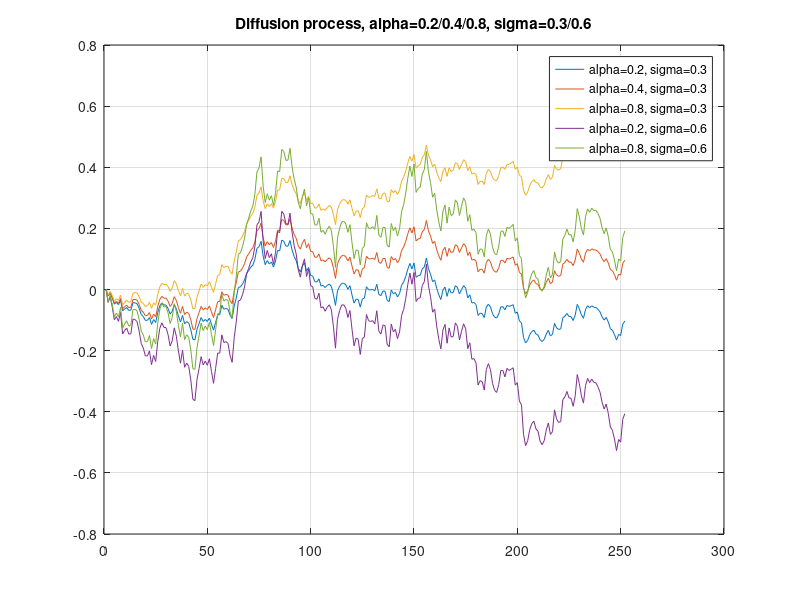
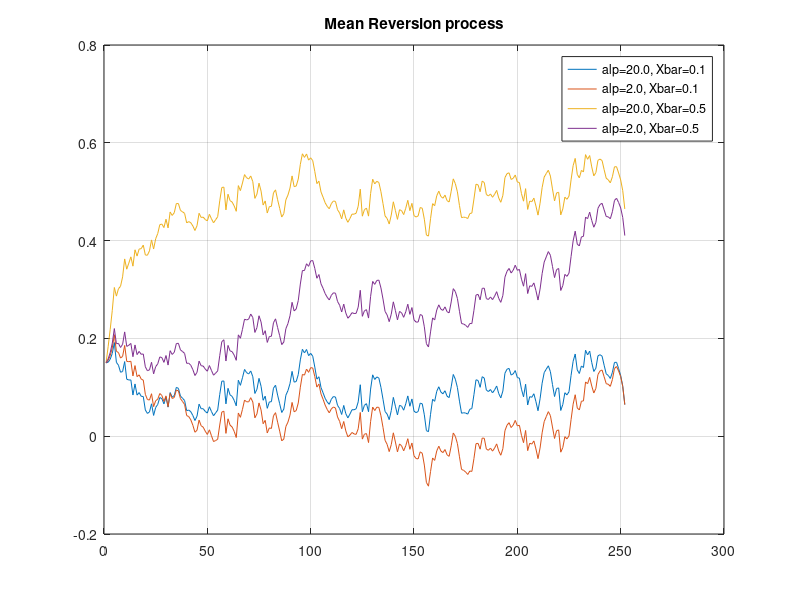

Write the MATLAB code that produced these figures, in order.
% SDE=stochastic differential equation??????
% Simulation of diffusion process; BM = Brown Motion
%%%%%%%%%%%%%%%%%%%%%%%%%%%%%%%%%%%%%%%%%
close all;
clear all;

nt=21*12; % 21 days per month, 12 months per year
Xt=zeros(nt,1); % vector
Xt2=zeros(nt,1)
Xt3=zeros(nt,1)
Xt4=zeros(nt,1)
Xt5=zeros(nt,1)
dt=1/nt;

%%%%%%%%%%%%%%
% (1) dX(t)=alp*dt+sig*dB(t) 
% alpha (alike mu), 
% dt (time-difference), 
% sig (sigma), dB(t): Brown motion, 
% dX(t) = difference of the value function, X(t). 
%%%%%%%%%%%%%%%

Xt(1)=0;
Xt2(1)=0;
Xt3(1)=0;
alp=0.2;
sig=0.3;

rng(123456789,'twister');
for t=2:nt
	dB=dt^0.5*randn(1);
	Xt(t)=Xt(t-1)+alp*dt+sig*dB; % alp=0.2, sig=0.3
    Xt2(t)=Xt2(t-1) + alp*2*dt+sig*dB; % alp=0.4, sig=0.3
    Xt3(t)=Xt3(t-1) + alp*4*dt+sig*dB; % alp=0.8, sig=0.3
    Xt4(t)=Xt4(t-1) + alp*dt+sig*2*dB; % alp=0.2, sig=0.6
    Xt5(t)=Xt5(t-1) + alp*4*dt+sig*2*dB; % alp=0.8, sig=0.6
end

figure(1);
plot(Xt);grid on;
title('Diffusion process, alpha=0.2/0.4/0.8, sigma=0.3/0.6');
hold on;
plot(Xt2);
plot(Xt3); 
plot(Xt4);
plot(Xt5);

legend('alpha=0.2, sigma=0.3', 'alpha=0.4, sigma=0.3',  ...
    'alpha=0.8, sigma=0.3', 'alpha=0.2, sigma=0.6', ...
    'alpha=0.8, sigma=0.6')

disp('Type any key to continue!');
pause; 
%return;


%%%%%%%%%%%%%%%%%%%%%%%%%%%%%%%%%%%%%
% (2) Mean-reversion process;
%  dX(t)=alp*(Xbar-X(t))dt+sig*dB(t)
%%%%%%%%%%%%%%%%%%%%%%%%%%%%%%%%%%%%%%

% In finance, mean reversion is the assumption that:
% a stock's price will tend to move to the average price over time.
Xt(1)= 0.15;
Xt2(1) = 0.15;
Xt3(1) = 0.15;
Xt4(1) = 0.15;
alp  = [20.0 2.0]; % strength of mean-reversion, 2.0
Xbar = [0.1 0.5];% long-run mean, pre-given
sig  = 0.3;

%rng(123456789,'twister');
for t=2:nt
	dB=dt^0.5*randn(1);
%	Xt(t)=Xt(t-1)+...;%<========== 1?s programming
    Xt(t)=Xt(t-1)+alp(1)*(Xbar(1)-Xt(t-1))*dt + sig*dB; % 20.0, 0.1
    Xt2(t)=Xt2(t-1)+alp(2)*(Xbar(1)-Xt2(t-1))*dt + sig*dB; % 2.0, 0.1
    Xt3(t)=Xt3(t-1)+alp(1)*(Xbar(2)-Xt3(t-1))*dt + sig*dB; % 20.0, 0.5
    Xt4(t)=Xt4(t-1)+alp(2)*(Xbar(2)-Xt4(t-1))*dt + sig*dB; % 2.0, 0.5
	%Xt(t)=Xt(t-1);
end

figure(2);
plot(Xt);hold on;
plot(Xt2);plot(Xt3);plot(Xt4);
grid on;title('Mean Reversion process');
legend('alp=20.0, Xbar=0.1', 'alp=2.0, Xbar=0.1', ...
    'alp=20.0, Xbar=0.5', 'alp=2.0, Xbar=0.5')



